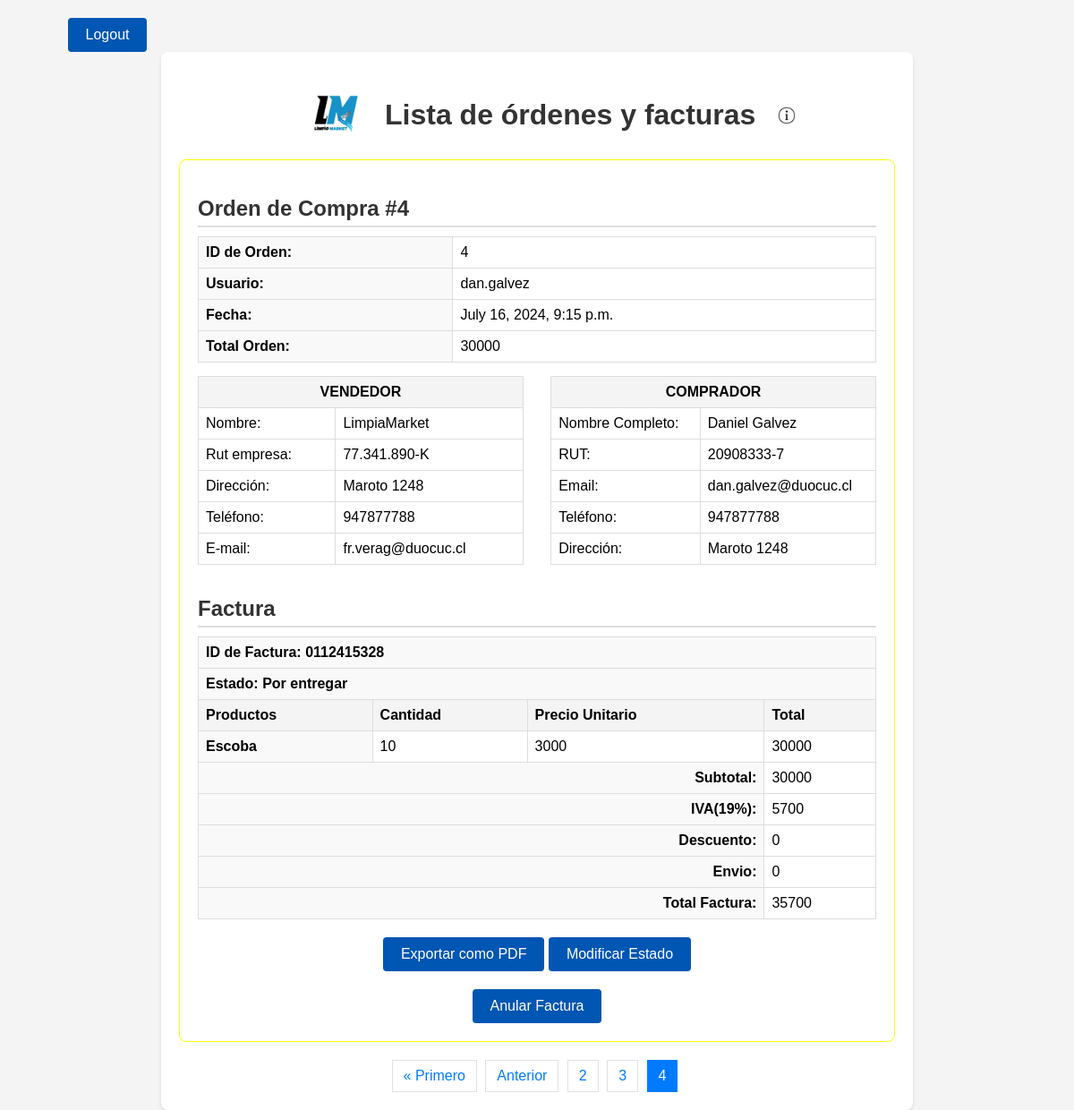
Page /lista_productos/?page=4 (signed in) on the committed database.
### webMarket/models.py (models this page shows, shortened)
class OrdenDeCompra(models.Model):
    id = models.AutoField(primary_key=True)  # Agregar campo id explícitamente
    usuario = models.ForeignKey(Usuario, on_delete=models.CASCADE)
    fecha = models.DateTimeField(auto_now_add=True)
    subtotal = models.IntegerField()
    total = models.IntegerField()
    descuento = models.IntegerField(null=True, blank=True)
    envio = models.IntegerField(null=True, blank=True)
    direccion = models.CharField(max_length=255, null=True, blank=True)

class Usuario(AbstractBaseUser, PermissionsMixin):
    nombre_usuario = models.CharField(max_length=30, unique=True)
    rut = models.CharField(max_length=10)
    email = models.EmailField()
    telefono = models.CharField(max_length=20)
    direccion = models.CharField(max_length=100)
    nombre_completo = models.CharField(max_length=100)
    is_active = models.BooleanField(default=True)
    is_staff = models.BooleanField(default=False)
    is_superuser = models.BooleanField(default=False)
    groups = models.ManyToManyField(
        Group,
        related_name='custom_user_groups',
        blank=True,
        help_text='The groups this user belongs to. A user will get all permissions granted to each of their groups.',
        verbose_name='groups'
    )
    user_permissions = models.ManyToManyField(
        Permission,
        related_name='custom_user_permissions',
        blank=True,
        help_text='Specific permissions for this user.',
        verbose_name='user permissions'
    )
    objects = MiAdministradorDeUsuarios()
    USERNAME_FIELD = 'nombre_usuario'
    REQUIRED_FIELDS = ['email', 'rut', 'telefono', 'direccion', 'nombre_completo']
    class Meta:
        verbose_name = 'usuario'
        verbose_name_plural = 'usuarios'

class Factura(models.Model):
    orden_de_compra = models.OneToOneField(OrdenDeCompra, on_delete=models.CASCADE)
    numero_factura = models.CharField(max_length=10, unique=True)
    subtotal = models.IntegerField()
    impuestos = models.IntegerField()
    total = models.IntegerField()
    fecha_emision = models.DateTimeField(default=timezone.now)
    condicion = models.CharField(max_length=20, default='creada')
    estado = models.CharField(max_length=20, default='Por Entregar')
    motivo = models.TextField(null=True, blank=True)
    rut = models.CharField(max_length=12, null=True, blank=True)
    direccion = models.CharField(max_length=255, null=True, blank=True)
    foto = models.ImageField(upload_to='webMarket/static/img/', null=True, blank=True)

class Producto(models.Model):
    id = models.AutoField(primary_key=True)  # Agregar campo id explícitamente
    nombre = models.CharField(max_length=100)
    precio = models.IntegerField()

### webMarket/views.py (the view, shortened to what this page needs)
# urls.py: path('lista_productos/', lista_productos, name='lista_productos'),
@login_required
def lista_productos(request):
    usuario = request.user
    if request.user.is_superuser:
        ordenes = OrdenDeCompra.objects.all().prefetch_related('detalles__producto', 'factura__detalles_estado')
    else:
        try:
            usuario = Usuario.objects.get(nombre_usuario=usuario.nombre_usuario)
        except Usuario.DoesNotExist:
            return HttpResponseForbidden("El usuario no existe.")
        ordenes = OrdenDeCompra.objects.filter(usuario=usuario).prefetch_related('detalles__producto', 'factura__detalles_estado')
    ordenes_con_factura = []
    for orden in ordenes:
        impuestos = int(orden.subtotal * 0.19)
        total_factura = orden.subtotal + impuestos
        factura, created = Factura.objects.get_or_create(
            orden_de_compra=orden,
            defaults={
                'numero_factura': get_random_string(length=10, allowed_chars='0123456789'),
                'subtotal': orden.subtotal,
                'impuestos': impuestos,
                'total': total_factura,
                'fecha_emision': timezone.now(),
                'estado': 'Por entregar'
            }
        )
        if not created:
            if factura.total != total_factura:
                factura.subtotal = orden.subtotal
                factura.impuestos = impuestos
                factura.total = total_factura
                factura.save()
        if request.user.is_superuser or factura.estado != 'Entregado':
            detalles_con_totales = [
                {
                    'producto': detalle.producto,
                    'cantidad': detalle.cantidad,
                    'total': detalle.cantidad * detalle.producto.precio
                }
                for detalle in orden.detalles.all()
            ]
            ordenes_con_factura.append({
                'orden': orden,
                'factura': factura,
                'total': orden.detalles.aggregate(total=Sum(F('cantidad') * F('producto__precio')))['total'] or 0,
                'detalles': detalles_con_totales
            })
    if request.user.is_superuser:
        facturas_creadas = Factura.objects.filter(condicion='creada').count()
        facturas_anuladas = Factura.objects.filter(condicion='Anulada').count()
        facturas_rectificadas = Factura.objects.filter(condicion='rectificado').count()
        facturas_por_entregar = Factura.objects.filter(estado='Por entregar').count()
        facturas_entregadas = Factura.objects.filter(estado='Entregado').count()
        facturas_rechazadas = Factura.objects.filter(estado='Rechazado').count()
    if facturas_creadas < 0:
        facturas_creadas = 0
    paginator = Paginator(ordenes_con_factura, 1)  # Muestra 2 órdenes por página
    page_number = request.GET.get('page')
    page_obj = paginator.get_page(page_number)
    return render(request, 'lista.html', {
        'page_obj': page_obj,
        'es_superusuario': request.user.is_superuser,
        'facturas_creadas': facturas_creadas,
        'facturas_anuladas': facturas_anuladas,
        'facturas_por_entregar': facturas_por_entregar,
        'facturas_entregadas': facturas_entregadas,
        'facturas_rechazadas': facturas_rechazadas,
        'facturas_rectificadas': facturas_rectificadas,
    })

### webMarket/templates/lista.html (shortened to what this page needs)
<!DOCTYPE html>
<html>
<head>
    {% load static %}
    <link rel="stylesheet" href="{% static 'css/lista.css' %}">
</head>
<body>
    <div class="button-container">
        <a href="{% url 'logout' %}" class="btn" id="logoutBtn" style="margin-right: 80%;">Logout</a>
    </div>
    <div class="container">
        <div class="logo-container" style="display: flex; align-items: center; margin-left: 15%;">
            <img src="{% static 'img/l.png' %}" alt="Logo" width="100" style="margin-right: 10px;">
            <h1>Lista de órdenes y facturas
                <button id="infoButton" style="background: none; border: none; cursor: pointer; margin-left: 10px;">
                    <img src="{% static 'img/info-icon.png' %}" alt="Info" width="20">
                </button>
            </h1>
        </div>
        {% for item in page_obj %}
        <div class="orden {% if item.factura.condicion == 'creada' and item.factura.estado == 'Por entregar' or item.factura.estado == 'Por Entregar' %}amarillo{% elif item.factura.condicion == 'rectificado' and item.factura.estado == 'Por Entregar' %}naranjo{% elif item.factura.condicion == 'creada' or item.factura.condicion == 'rectificado' and item.factura.estado == 'Entregado' %}verde{% elif item.factura.condicion == 'Anulada' %}rojo{% endif %}">
            <h2>Orden de Compra #{{item.orden.id}}</h2>
            <div class="info-container">
                <table>
                    <tr>
                        <td>ID de Orden:</td>
                        <td>{{ item.orden.id }}</td>
                    </tr>
                    <tr>
                        <td>Usuario:</td>
                        <td>{{ item.orden.usuario.nombre_usuario }}</td>
                    </tr>
                    <tr>
                        <td>Fecha:</td>
                        <td>{{ item.orden.fecha }}</td>
                    </tr>
                    <tr>
                        <td>Total Orden:</td>
                        <td>{{ item.total }}</td>
                    </tr>
                </table>
            </div>
            <div class="vendedor-comprador-container">
                <div class="vendedor">
                    <table class="vendedor-comprador-tabla">
                        <thead>
                            <tr>
                                <th colspan="2">VENDEDOR</th>
                            </tr>
                        </thead>
                        <tbody>
                            <tr>
                                <td>Nombre:</td>
                                <td>LimpiaMarket</td>
                            </tr>
                            <tr>
                                <td>Rut empresa:</td>
                                <td>77.341.890-K</td>
                            </tr>
                            <tr>
                                <td>Dirección:</td>
                                <td>Maroto 1248</td>
                            </tr>
                            <tr>
                                <td>Teléfono:</td>
                                <td>947877788</td>
                            </tr>
                            <tr>
                                <td>E-mail:</td>
                                <td>fr.verag@duocuc.cl</td>
                            </tr>
                        </tbody>
                    </table>
                </div>
                <div class="comprador">
                    <table class="vendedor-comprador-tabla">
                        <thead>
                            <tr>
                                <th colspan="2">COMPRADOR</th>
                            </tr>
                        </thead>
                        <tbody>
                            <tr>
                                <td>Nombre Completo:</td>
                                <td>{{ item.orden.usuario.nombre_completo }}</td>
                            </tr>
                            <tr>
                                <td>RUT:</td>
                                <td>{{ item.orden.usuario.rut }}</td>
                            </tr>
                            <tr>
                                <td>Email:</td>
                                <td>{{ item.orden.usuario.email }}</td>
                            </tr>
                            <tr>
                                <td>Teléfono:</td>
                                <td>{{ item.orden.usuario.telefono }}</td>
                            </tr>
                            <tr>
                                <td>Dirección:</td>
                                <td>{{ item.orden.usuario.direccion }}</td>
                            </tr>
                        </tbody>
                    </table>
                </div>
            </div>
            <h2>Factura</h2>
            <div class="info-container">
                <table class="factura-tabla" data-estado="{{ item.factura.estado }}">
                    <thead>
                        <tr>
                            <td colspan="4"><strong>ID de Factura:</strong> {{ item.factura.numero_factura }}</td>
                        </tr>
                        <tr>
                            <td colspan="4"><strong>Estado:</strong> {{ item.factura.estado }}</td>
                        </tr>
                        <tr>
                            <th>Productos</th>
                            <th>Cantidad</th>
                            <th>Precio Unitario</th>
                            <th>Total</th>
                        </tr>
                    </thead>
                    <tbody>
                        {% for detalle in item.detalles %}
                        <tr>
                            <td>{{ detalle.producto.nombre }}</td>
                            <td>{{ detalle.cantidad }}</td>
                            <td>{{ detalle.producto.precio }}</td>
                            <td>{{ detalle.total }}</td>
                        </tr>
                        {% endfor %}
                        <tr>
                            <td colspan="3" style="text-align: right;"><strong>Subtotal:</strong></td>
                            <td>{{ item.factura.subtotal|floatformat:0 }}</td>
                        </tr>
                        <tr>
                            <td colspan="3" style="text-align: right;"><strong>IVA(19%):</strong></td>
                            <td>{{ item.factura.impuestos|floatformat:0 }}</td>
                        </tr>
                        <tr>
                            <td colspan="3" style="text-align: right;"><strong>Descuento:</strong></td>
                            <td>0</td>
                        </tr>
                        <tr>
                            <td colspan="3" style="text-align: right;"><strong>Envio:</strong></td>
                            <td>0</td>
                        </tr>
                        <tr>
                            <td colspan="3" style="text-align: right;"><strong>Total Factura:</strong></td>
                            <td>{{ item.factura.total|floatformat:0 }}</td>
                        </tr>
                    </tbody>
                </table>
            </div>
            <div class="button-container">
                <button class="btn exportar-pdf" data-factura-id="{{ item.factura.numero_factura }}">Exportar como PDF</button>
                {% if item.factura.estado != 'Entregado' and item.factura.estado != 'Anulada' %}
                    {% if not es_superusuario %}
                        <a href="{% url 'visualizar_orden' item.orden.id %}" class="btn modificar-orden">Modificar Orden</a>
                    {% else %}
                        <button class="btn modificar-estado" data-orden-id="{{ item.orden.id }}">Modificar Estado</button>
                        <div class="button-container">
                            <button class="btn anular-factura" data-orden-id="{{ item.orden.id }}">Anular Factura</button>
                        </div>
                    {% endif %}
                {% endif %}
            </div>
        </div>
        {% endfor %}
        <div class="pagination-container">
            <ul class="pagination">
                {% if page_obj.has_previous %}
                <li class="page-item">
                    <a class="page-link" href="?page=1" aria-label="Primero">
                        &laquo; Primero
                    </a>
                </li>
                <li class="page-item">
                    <a class="page-link" href="?page={{ page_obj.previous_page_number }}" aria-label="Anterior">
                        Anterior
                    </a>
                </li>
                {% endif %}
                {% for num in page_obj.paginator.page_range %}
                {% if page_obj.number == num %}
                <li class="page-item active">
                    <span class="page-link">{{ num }}</span>
                </li>
                {% elif num > page_obj.number|add:'-3' and num < page_obj.number|add:'3' %} <li class="page-item">
                    <a class="page-link" href="?page={{ num }}">{{ num }}</a>
                    </li>
                    {% endif %}
                    {% endfor %}
            </ul>
        </div>
    </div>
</body>
</html>

### rows in the picture
OrdenDeCompra: orden.id "4", orden.usuario.nombre_usuario "dan.galvez", orden.fecha "July 16, 2024, 9:15 p.m.", total "30000", orden.usuario.nombre_completo "Daniel Galvez", orden.usuario.rut "20908333-7", orden.usuario.email "dan.galvez@duocuc.cl", orden.usuario.telefono "947877788", orden.usuario.direccion "Maroto 1248", factura.numero_factura "0112415328", factura.estado "Por entregar", factura.subtotal "30000", factura.impuestos "5700", factura.total "35700"
Producto: producto.nombre "Escoba", cantidad "10", producto.precio "3000", total "30000"

### other values in the picture
{{ num }} "2" "3"
{{ num }} "4"
